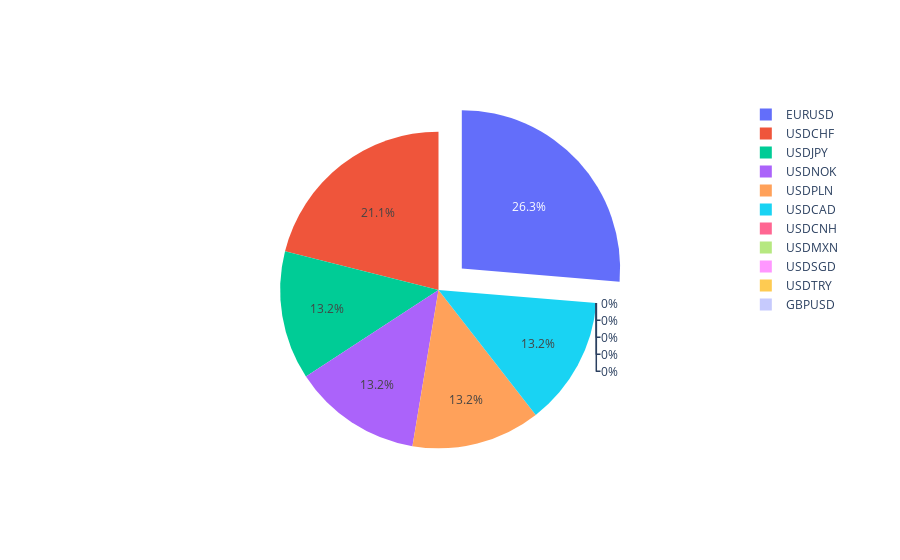

Write notebook code for a chart like this one.
### Markdown cell above
### Miguel

### Code cell
grafica_1(mtm)

### Figure 1 — Plotly figure (JSON) as saved in the notebook; plotly's stock layout.template omitted (floating-point values rounded to 4 significant figures)
{"data": [{"labels": ["USDJPY", "USDCHF", "USDCNH", "USDMXN", "USDNOK", "USDSGD", "USDPLN", "USDCAD", "USDTRY", "EURUSD", "GBPUSD"], "pull": [0, 0, 0, 0, 0, 0, 0, 0, 0, 0.2, 0], "type": "pie", "values": [50, 80, 0, 0, 50, 0, 50, 50, 0, 100, 0]}], "layout": {}}
